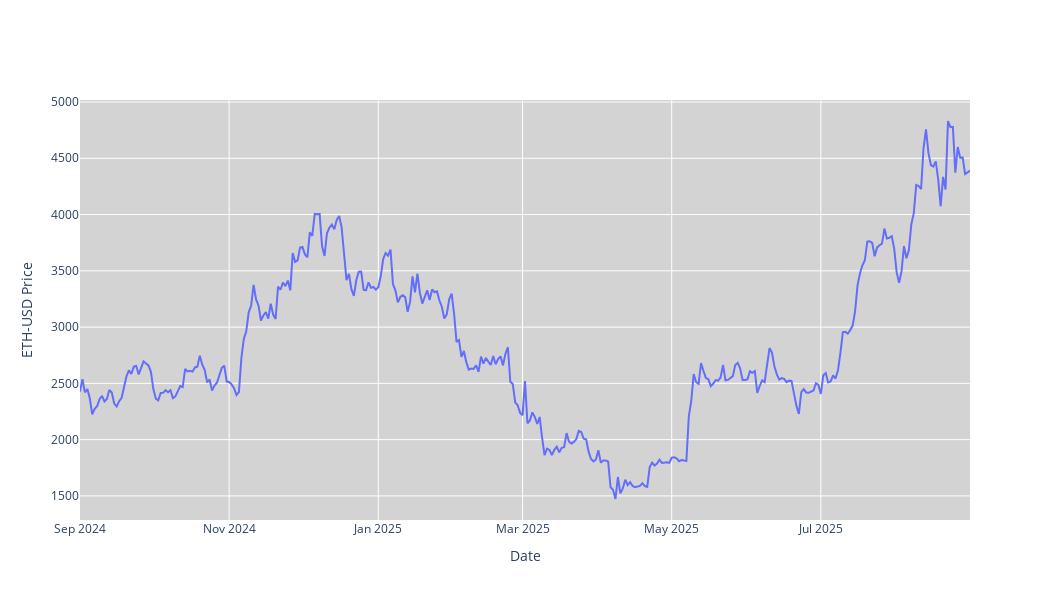

Notebook code for this chart:
### Code cell
#Price chart
fig = go.Figure(data=[go.Scatter(x=stock_data.index, y=stock_data['Adj Close'], mode='lines', name='Adj Close')])
fig.update_layout(
    xaxis_rangeslider_visible=False,
    yaxis_title=f'{ticker} Price',
    xaxis_title='Date',
    plot_bgcolor='lightgrey',
    width=1050,
    height=600
)
fig.show()

### Figure 1 — Plotly figure (JSON) as saved in the notebook; plotly's stock layout.template omitted (floating-point values rounded to 4 significant figures; data arrays with more than 128 entries replaced by an {"elided": "..."} marker saying what was removed)
{"data": [{"mode": "lines", "name": "Adj Close", "type": "scatter", "x": {"elided": "365 str values"}, "y": {"elided": "365 float values"}}], "layout": {"height": 600, "plot_bgcolor": "lightgrey", "width": 1050, "xaxis": {"rangeslider": {"visible": false}, "title": {"text": "Date"}}, "yaxis": {"title": {"text": "ETH-USD Price"}}}}
